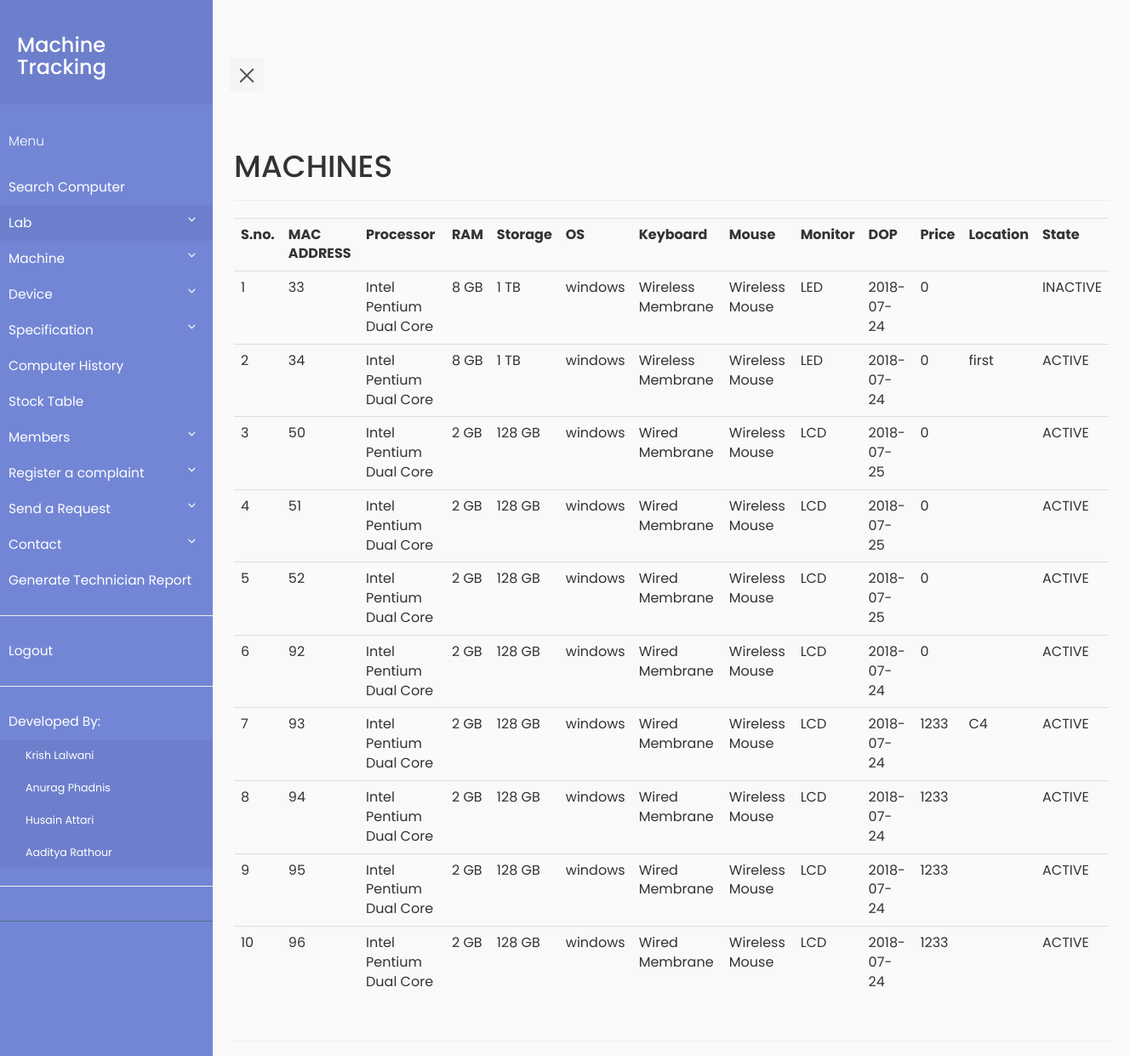
Page /viewmc.php (signed in) on the committed database.
### tables this page shows
CREATE TABLE `machine` (
  `machine_id` int(11) NOT NULL,
  `MAC_ADDR` varchar(30) DEFAULT NULL,
  `processor` int(11) NOT NULL,
  `ram` int(11) NOT NULL,
  `memory` int(11) NOT NULL,
  `DOP` date DEFAULT NULL,
  `price` int(11) DEFAULT NULL,
  `state` varchar(10) DEFAULT NULL,
  `os` varchar(30) DEFAULT NULL,
  `monitor` int(11) NOT NULL,
  `keyboard` int(11) NOT NULL,
  `mouse` int(11) NOT NULL,
  `grn` int(11) NOT NULL
);

CREATE TABLE `specification` (
  `spec_id` int(11) NOT NULL,
  `spec` varchar(50) DEFAULT NULL,
  `name_id` int(11) DEFAULT NULL
);

CREATE TABLE `lab` (
  `lab_id` int(11) NOT NULL,
  `name` varchar(20) DEFAULT NULL,
  `department` varchar(40) DEFAULT NULL
);

### viewmc.php (the view, shortened to what this page needs)
<?php
    require_once "pdo.php";
?>
<html>
<head>
    <link rel="stylesheet" type="text/css" href="https://maxcdn.bootstrapcdn.com/bootstrap/3.3.7/css/bootstrap.min.css" >
    <link rel="stylesheet" type="text/css" href="style5.css">
</head>
<body>
            <div class="wrapper">
   <?php if (isset($_SESSION['id'])&&$_SESSION['role']=='0') include "navbar.php";
                else if(isset($_SESSION['id'])&&$_SESSION['role']=='1')  include "navbar_faculty.php";
                else include "navbar_tech.php";?>
         <div class="container-fluid row" id="content">
    <div class="page-header">
    <h1>MACHINES</h1>
    </div>
    <?php
        $stmtcnt = $pdo->query("SELECT COUNT(*) FROM machine ");
        $row = $stmtcnt->fetch(PDO::FETCH_ASSOC);
        if($row['COUNT(*)']!=='0')
        {
            $i=1;
            $stmtread = $pdo->query("SELECT * FROM machine ORDER BY MAC_ADDR");
            echo ("<table class=\"table table-striped\">
                <tr> <th>S.no.</th><th>MAC ADDRESS</th><th>Processor</th><th>RAM</th><th>Storage</th><th>OS</th><th>Keyboard</th><th>Mouse</th><th>Monitor</th><th>DOP</th><th>Price</th><th>Location</th> <th>State</th></tr>");
            while ( $row = $stmtread->fetch(PDO::FETCH_ASSOC) )
            {
                $stmtn = $pdo->prepare("SELECT lab_id FROM position where machine_id = :mid AND final_date = '1970-01-01'");
                $stmtn->execute(array(':mid' => $row['machine_id']));
                $rown = $stmtn->fetch(PDO::FETCH_ASSOC);
                $stmtn2 = $pdo->prepare("SELECT name FROM lab where lab_id = :lid");
                $stmtn2->execute(array(':lid' => $rown['lab_id']));
                $rown2 = $stmtn2->fetch(PDO::FETCH_ASSOC);
                $processor = $pdo->prepare("SELECT description FROM hardware where hardware_id = :hid");
                $processor->execute(array(':hid' => $row['processor']));
                $processorn = $processor->fetch(PDO::FETCH_ASSOC);
                $ram = $pdo->prepare("SELECT description FROM hardware where hardware_id = :hid");
                $ram->execute(array(':hid' => $row['ram']));
                $ramn = $ram->fetch(PDO::FETCH_ASSOC);
                $memory = $pdo->prepare("SELECT description FROM hardware where hardware_id = :hid");
                $memory->execute(array(':hid' => $row['memory']));
                $memoryn = $memory->fetch(PDO::FETCH_ASSOC);
                $keyboard = $pdo->prepare("SELECT description FROM hardware where hardware_id = :hid");
                $keyboard->execute(array(':hid' => $row['keyboard']));
                $keyboardn = $keyboard->fetch(PDO::FETCH_ASSOC);
                $mouse = $pdo->prepare("SELECT description FROM hardware where hardware_id = :hid");
                $mouse->execute(array(':hid' => $row['mouse']));
                $mousen = $mouse->fetch(PDO::FETCH_ASSOC);
                $monitor = $pdo->prepare("SELECT description FROM hardware where hardware_id = :hid");
                $monitor->execute(array(':hid' => $row['monitor']));
                $monitorn = $monitor->fetch(PDO::FETCH_ASSOC);
                echo ("<tr>");
                echo ("<td>");
                echo($i);
                echo("</td>");
                echo ("<td>");
                echo(htmlentities($row['MAC_ADDR']));
                echo ("</td>");
                echo ("<td>");
                $pro = $pdo->prepare("SELECT spec FROM specification where spec_id = :spec_id");
                $pro->execute(array(':spec_id' => $processorn['description']));
                $pron = $pro->fetch(PDO::FETCH_ASSOC);
                echo($pron['spec']);
                echo ("</td>");
                echo ("<td>");
                 $ram = $pdo->prepare("SELECT spec FROM specification where spec_id = :spec_id");
                $ram->execute(array(':spec_id' => $ramn['description']));
                $ramn = $ram->fetch(PDO::FETCH_ASSOC);
                echo($ramn['spec']);
                echo ("</td>");
                echo ("<td>");
                 $memory = $pdo->prepare("SELECT spec FROM specification where spec_id = :spec_id");
                $memory->execute(array(':spec_id' => $memoryn['description']));
                $memoryn = $memory->fetch(PDO::FETCH_ASSOC);
                echo($memoryn['spec']);
                echo ("</td>");
                echo ("<td>");
                echo(htmlentities($row['os']));
                echo ("</td>");
                echo ("<td>");
                $keyboard = $pdo->prepare("SELECT spec FROM specification where spec_id = :spec_id");
                $keyboard->execute(array(':spec_id' => $keyboardn['description']));
                $keyboardn = $keyboard->fetch(PDO::FETCH_ASSOC);
                echo($keyboardn['spec']);
                echo ("</td>");
                echo ("<td>");
                $mouse = $pdo->prepare("SELECT spec FROM specification where spec_id = :spec_id");
                $mouse->execute(array(':spec_id' => $mousen['description']));
                $mousen = $mouse->fetch(PDO::FETCH_ASSOC);
                echo($mousen['spec']);
                echo ("</td>");
                echo ("<td>");
                $monitor = $pdo->prepare("SELECT spec FROM specification where spec_id = :spec_id");
                $monitor->execute(array(':spec_id' => $monitorn['description']));
                $monitorn = $monitor->fetch(PDO::FETCH_ASSOC);
                echo($monitorn['spec']);
                echo ("</td>");
                echo ("<td>");
                echo(htmlentities($row['DOP']));
                echo ("</td>");
                echo ("<td>");
                echo(htmlentities($row['price']));
                echo ("</td>");
                echo ("<td>");
                echo(htmlentities($rown2['name']));
                echo ("</td>");
                echo ("<td>");
                echo(htmlentities($row['state']));
                echo ("</td>");
                $i++;
            }
            echo('</table>');
        }
    ?>
    </div>
</body>
</html>

### style5.css (style rules this page uses)
body { font-family: 'Poppins', sans-serif; background: #fafafa; }
.wrapper { display: flex; align-items: stretch; perspective: 1500px; }
#content { padding: 20px; min-height: 100vh; transition: all 0.3s; }

### rows in the picture
machine: MAC_ADDR "33", specification.spec "Intel Pentium Dual Core", specification.spec "8 GB", specification.spec "1 TB", os "windows", specification.spec "Wireless Membrane", specification.spec "Wireless Mouse", specification.spec "LED", DOP "2018-07-24", price "0", state "INACTIVE"
machine: MAC_ADDR "34", specification.spec "Intel Pentium Dual Core", specification.spec "8 GB", specification.spec "1 TB", os "windows", specification.spec "Wireless Membrane", specification.spec "Wireless Mouse", specification.spec "LED", DOP "2018-07-24", price "0", lab.name "first", state "ACTIVE"
machine: MAC_ADDR "50", specification.spec "Intel Pentium Dual Core", specification.spec "2 GB", specification.spec "128 GB", os "windows", specification.spec "Wired Membrane", specification.spec "Wireless Mouse", specification.spec "LCD", DOP "2018-07-25", price "0", state "ACTIVE"
machine: MAC_ADDR "51", specification.spec "Intel Pentium Dual Core", specification.spec "2 GB", specification.spec "128 GB", os "windows", specification.spec "Wired Membrane", specification.spec "Wireless Mouse", specification.spec "LCD", DOP "2018-07-25", price "0", state "ACTIVE"
machine: MAC_ADDR "52", specification.spec "Intel Pentium Dual Core", specification.spec "2 GB", specification.spec "128 GB", os "windows", specification.spec "Wired Membrane", specification.spec "Wireless Mouse", specification.spec "LCD", DOP "2018-07-25", price "0", state "ACTIVE"
machine: MAC_ADDR "92", specification.spec "Intel Pentium Dual Core", specification.spec "2 GB", specification.spec "128 GB", os "windows", specification.spec "Wired Membrane", specification.spec "Wireless Mouse", specification.spec "LCD", DOP "2018-07-24", price "0", state "ACTIVE"
machine: MAC_ADDR "93", specification.spec "Intel Pentium Dual Core", specification.spec "2 GB", specification.spec "128 GB", os "windows", specification.spec "Wired Membrane", specification.spec "Wireless Mouse", specification.spec "LCD", DOP "2018-07-24", price "1233", lab.name "C4", state "ACTIVE"
machine: MAC_ADDR "94", specification.spec "Intel Pentium Dual Core", specification.spec "2 GB", specification.spec "128 GB", os "windows", specification.spec "Wired Membrane", specification.spec "Wireless Mouse", specification.spec "LCD", DOP "2018-07-24", price "1233", state "ACTIVE"
machine: MAC_ADDR "95", specification.spec "Intel Pentium Dual Core", specification.spec "2 GB", specification.spec "128 GB", os "windows", specification.spec "Wired Membrane", specification.spec "Wireless Mouse", specification.spec "LCD", DOP "2018-07-24", price "1233", state "ACTIVE"
machine: MAC_ADDR "96", specification.spec "Intel Pentium Dual Core", specification.spec "2 GB", specification.spec "128 GB", os "windows", specification.spec "Wired Membrane", specification.spec "Wireless Mouse", specification.spec "LCD", DOP "2018-07-24", price "1233", state "ACTIVE"
